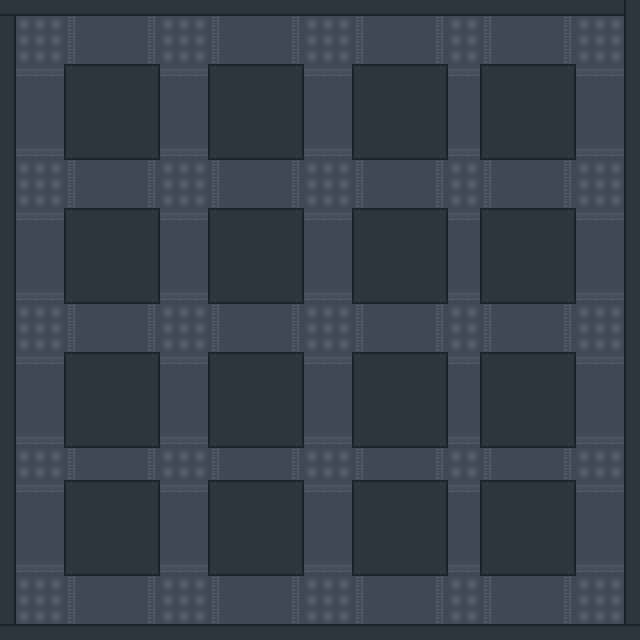

A level layout from a 2D game, rendered from its tile map. Below: a short description, then the map file with its tile-grid data intact:
An orthogonal 40x40 tile map with 16x16 px tiles, 1 tile layer (Tile Layer 1).

<map version="1.0" orientation="orthogonal" renderorder="right-down" width="40" height="40" tilewidth="16" tileheight="16" nextobjectid="1">
 <tileset firstgid="1" name="Basic_CS_Map_stripe" tilewidth="16" tileheight="16" tilecount="40">
  <image source="../tiles/Basic_CS_Map_stripe.png" width="128" height="80" />
 </tileset>
 <layer name="Tile Layer 1" width="40" height="40">
  <data encoding="csv">
6,6,6,6,6,6,6,6,6,6,6,6,6,6,6,6,6,6,6,6,6,6,6,6,6,6,6,6,6,6,6,6,6,6,6,6,6,6,6,5,
8,16,16,16,11,13,13,13,13,11,16,16,16,11,13,13,13,13,11,16,16,16,11,13,13,13,13,11,16,16,11,13,13,13,13,11,16,16,16,5,
8,16,16,16,11,13,13,13,13,11,16,16,16,11,13,13,13,13,11,16,16,16,11,13,13,13,13,11,16,16,11,13,13,13,13,11,16,16,16,5,
8,16,16,16,11,13,13,13,13,11,16,16,16,11,13,13,13,13,11,16,16,16,11,13,13,13,13,11,16,16,11,13,13,13,13,11,16,16,16,5,
8,10,10,10,1,7,7,7,7,2,10,10,10,1,7,7,7,7,2,10,10,10,1,7,7,7,7,2,10,10,1,7,7,7,7,2,10,10,10,5,
8,13,13,13,5,26,26,26,26,8,13,13,13,5,26,26,26,26,8,13,13,13,5,26,26,26,26,8,13,13,5,26,26,26,26,8,13,13,13,5,
8,13,13,13,5,26,26,26,26,8,13,13,13,5,26,26,26,26,8,13,13,13,5,26,26,26,26,8,13,13,5,26,26,26,26,8,13,13,13,5,
8,13,13,13,5,26,26,26,26,8,13,13,13,5,26,26,26,26,8,13,13,13,5,26,26,26,26,8,13,13,5,26,26,26,26,8,13,13,13,5,
8,13,13,13,5,26,26,26,26,8,13,13,13,5,26,26,26,26,8,13,13,13,5,26,26,26,26,8,13,13,5,26,26,26,26,8,13,13,13,5,
8,10,10,10,3,6,6,6,6,4,10,10,10,3,6,6,6,6,4,10,10,10,3,6,6,6,6,4,10,10,3,6,6,6,6,4,10,10,10,5,
8,16,16,16,11,13,13,13,13,11,16,16,16,11,13,13,13,13,11,16,16,16,11,13,13,13,13,11,16,16,11,13,13,13,13,11,16,16,16,5,
8,16,16,16,11,13,13,13,13,11,16,16,16,11,13,13,13,13,11,16,16,16,11,13,13,13,13,11,16,16,11,13,13,13,13,11,16,16,16,5,
8,16,16,16,11,13,13,13,13,11,16,16,16,11,13,13,13,13,11,16,16,16,11,13,13,13,13,11,16,16,11,13,13,13,13,11,16,16,16,5,
8,10,10,10,1,7,7,7,7,2,10,10,10,1,7,7,7,7,2,10,10,10,1,7,7,7,7,2,10,10,1,7,7,7,7,2,10,10,10,5,
8,13,13,13,5,26,26,26,26,8,13,13,13,5,26,26,26,26,8,13,13,13,5,26,26,26,26,8,13,13,5,26,26,26,26,8,13,13,13,5,
8,13,13,13,5,26,26,26,26,8,13,13,13,5,26,26,26,26,8,13,13,13,5,26,26,26,26,8,13,13,5,26,26,26,26,8,13,13,13,5,
8,13,13,13,5,26,26,26,26,8,13,13,13,5,26,26,26,26,8,13,13,13,5,26,26,26,26,8,13,13,5,26,26,26,26,8,13,13,13,5,
8,13,13,13,5,26,26,26,26,8,13,13,13,5,26,26,26,26,8,13,13,13,5,26,26,26,26,8,13,13,5,26,26,26,26,8,13,13,13,5,
8,10,10,10,3,6,6,6,6,4,10,10,10,3,6,6,6,6,4,10,10,10,3,6,6,6,6,4,10,10,3,6,6,6,6,4,10,10,10,5,
8,16,16,16,11,13,13,13,13,11,16,16,16,11,13,13,13,13,11,16,16,16,11,13,13,13,13,11,16,16,11,13,13,13,13,11,16,16,16,5,
8,16,16,16,11,13,13,13,13,11,16,16,16,11,13,13,13,13,11,16,16,16,11,13,13,13,13,11,16,16,11,13,13,13,13,11,16,16,16,5,
8,16,16,16,11,13,13,13,13,11,16,16,16,11,13,13,13,13,11,16,16,16,11,13,13,13,13,11,16,16,11,13,13,13,13,11,16,16,16,5,
8,10,10,10,1,7,7,7,7,2,10,10,10,1,7,7,7,7,2,10,10,10,1,7,7,7,7,2,10,10,1,7,7,7,7,2,10,10,10,5,
8,13,13,13,5,26,26,26,26,8,13,13,13,5,26,26,26,26,8,13,13,13,5,26,26,26,26,8,13,13,5,26,26,26,26,8,13,13,13,5,
8,13,13,13,5,26,26,26,26,8,13,13,13,5,26,26,26,26,8,13,13,13,5,26,26,26,26,8,13,13,5,26,26,26,26,8,13,13,13,5,
8,13,13,13,5,26,26,26,26,8,13,13,13,5,26,26,26,26,8,13,13,13,5,26,26,26,26,8,13,13,5,26,26,26,26,8,13,13,13,5,
8,13,13,13,5,26,26,26,26,8,13,13,13,5,26,26,26,26,8,13,13,13,5,26,26,26,26,8,13,13,5,26,26,26,26,8,13,13,13,5,
8,10,10,10,3,6,6,6,6,4,10,10,10,3,6,6,6,6,4,10,10,10,3,6,6,6,6,4,10,10,3,6,6,6,6,4,10,10,10,5,
8,16,16,16,11,13,13,13,13,11,16,16,16,11,13,13,13,13,11,16,16,16,11,13,13,13,13,11,16,16,11,13,13,13,13,11,16,16,16,5,
8,16,16,16,11,13,13,13,13,11,16,16,16,11,13,13,13,13,11,16,16,16,11,13,13,13,13,11,16,16,11,13,13,13,13,11,16,16,16,5,
8,10,10,10,1,7,7,7,7,2,10,10,10,1,7,7,7,7,2,10,10,10,1,7,7,7,7,2,10,10,1,7,7,7,7,2,10,10,10,5,
8,13,13,13,5,26,26,26,26,8,13,13,13,5,26,26,26,26,8,13,13,13,5,26,26,26,26,8,13,13,5,26,26,26,26,8,13,13,13,5,
8,13,13,13,5,26,26,26,26,8,13,13,13,5,26,26,26,26,8,13,13,13,5,26,26,26,26,8,13,13,5,26,26,26,26,8,13,13,13,5,
8,13,13,13,5,26,26,26,26,8,13,13,13,5,26,26,26,26,8,13,13,13,5,26,26,26,26,8,13,13,5,26,26,26,26,8,13,13,13,5,
8,13,13,13,5,26,26,26,26,8,13,13,13,5,26,26,26,26,8,13,13,13,5,26,26,26,26,8,13,13,5,26,26,26,26,8,13,13,13,5,
8,10,10,10,3,6,6,6,6,4,10,10,10,3,6,6,6,6,4,10,10,10,3,6,6,6,6,4,10,10,3,6,6,6,6,4,10,10,10,5,
8,16,16,16,11,13,13,13,13,11,16,16,16,11,13,13,13,13,11,16,16,16,11,13,13,13,13,11,16,16,11,13,13,13,13,11,16,16,16,5,
8,16,16,16,11,13,13,13,13,11,16,16,16,11,13,13,13,13,11,16,16,16,11,13,13,13,13,11,16,16,11,13,13,13,13,11,16,16,16,5,
8,16,16,16,11,13,13,13,13,11,16,16,16,11,13,13,13,13,11,16,16,16,11,13,13,13,13,11,16,16,11,13,13,13,13,11,16,16,16,5,
7,7,7,7,7,7,7,7,7,7,7,7,7,7,7,7,7,7,7,7,7,7,7,7,7,7,7,7,7,7,7,7,7,7,7,7,7,7,7,7
</data>
 </layer>
</map>
